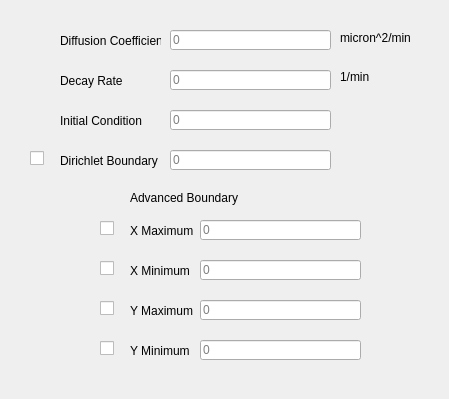
      <widget class="QWidget" name="scroll_area_widget_contents">
       <property name="geometry">
        <rect>
         <x>0</x>
         <y>0</y>
         <width>449</width>
         <height>399</height>
        </rect>
       </property>
       <widget class="QLabel" name="dirichletBoundaryLabel">
        <property name="geometry">
         <rect>
          <x>60</x>
          <y>150</y>
          <width>101</width>
          <height>21</height>
         </rect>
        </property>
        <property name="text">
         <string>Dirichlet Boundary</string>
        </property>
       </widget>
       <widget class="QLabel" name="initialConditionLabel">
        <property name="geometry">
         <rect>
          <x>60</x>
          <y>110</y>
          <width>101</width>
          <height>21</height>
         </rect>
        </property>
        <property name="text">
         <string>Initial Condition</string>
        </property>
       </widget>
       <widget class="QLabel" name="decayRateLabel">
        <property name="geometry">
         <rect>
          <x>60</x>
          <y>70</y>
          <width>101</width>
          <height>21</height>
         </rect>
        </property>
        <property name="text">
         <string>Decay Rate</string>
        </property>
       </widget>
       <widget class="QLabel" name="diffusionCoefficientLabel">
        <property name="geometry">
         <rect>
          <x>60</x>
          <y>30</y>
          <width>101</width>
          <height>21</height>
         </rect>
        </property>
        <property name="text">
         <string>Diffusion Coefficient</string>
        </property>
       </widget>
       <widget class="QCheckBox" name="dirichletBoundaryCheckBox">
        <property name="geometry">
         <rect>
          <x>30</x>
          <y>150</y>
          <width>16</width>
          <height>16</height>
         </rect>
        </property>
        <property name="text">
         <string/>
        </property>
        <property name="checked">
         <bool>false</bool>
        </property>
       </widget>
       <widget class="QLineEdit" name="diffusionCoefficient">
        <property name="geometry">
         <rect>
          <x>170</x>
          <y>30</y>
          <width>161</width>
          <height>20</height>
         </rect>
        </property>
        <property name="inputMethodHints">
         <set>Qt::ImhDigitsOnly</set>
        </property>
        <property name="placeholderText">
         <string>0</string>
        </property>
       </widget>
       <widget class="QLineEdit" name="decayRate">
        <property name="geometry">
         <rect>
          <x>170</x>
          <y>70</y>
          <width>161</width>
          <height>20</height>
         </rect>
        </property>
        <property name="placeholderText">
         <string>0</string>
        </property>
       </widget>
       <widget class="QLineEdit" name="initialCondition">
        <property name="geometry">
         <rect>
          <x>170</x>
          <y>110</y>
          <width>161</width>
          <height>20</height>
         </rect>
        </property>
        <property name="placeholderText">
         <string>0</string>
        </property>
       </widget>
       <widget class="QLineEdit" name="dirchletBoundary">
        <property name="enabled">
         <bool>true</bool>
        </property>
        <property name="geometry">
         <rect>
          <x>170</x>
          <y>150</y>
          <width>161</width>
          <height>20</height>
         </rect>
        </property>
        <property name="placeholderText">
         <string>0</string>
        </property>
       </widget>
       <widget class="QLabel" name="advancedBoundaryLabel">
        <property name="geometry">
         <rect>
          <x>130</x>
          <y>190</y>
          <width>111</width>
          <height>16</height>
         </rect>
        </property>
        <property name="text">
         <string>Advanced Boundary</string>
        </property>
       </widget>
       <widget class="QLabel" name="xMaximumLabel">
        <property name="geometry">
         <rect>
          <x>130</x>
          <y>220</y>
          <width>71</width>
          <height>21</height>
         </rect>
        </property>
        <property name="text">
         <string>X Maximum</string>
        </property>
       </widget>
       <widget class="QLabel" name="xMinimumLabel">
        <property name="geometry">
         <rect>
          <x>130</x>
          <y>260</y>
          <width>71</width>
          <height>21</height>
         </rect>
        </property>
        <property name="text">
         <string>X Minimum</string>
        </property>
       </widget>
       <widget class="QLabel" name="yMaximumLabel">
        <property name="geometry">
         <rect>
          <x>130</x>
          <y>300</y>
          <width>71</width>
          <height>21</height>
         </rect>
        </property>
        <property name="text">
         <string>Y Maximum</string>
        </property>
       </widget>
       <widget class="QLabel" name="yMinimumLabel">
        <property name="geometry">
         <rect>
          <x>130</x>
          <y>340</y>
          <width>71</width>
          <height>21</height>
         </rect>
        </property>
        <property name="text">
         <string>Y Minimum</string>
        </property>
       </widget>
       <widget class="QLineEdit" name="xMaximum">
        <property name="geometry">
         <rect>
          <x>200</x>
          <y>220</y>
          <width>161</width>
          <height>20</height>
         </rect>
        </property>
        <property name="placeholderText">
         <string>0</string>
        </property>
       </widget>
       <widget class="QLineEdit" name="xMinimum">
        <property name="geometry">
         <rect>
          <x>200</x>
          <y>260</y>
          <width>161</width>
          <height>20</height>
         </rect>
        </property>
        <property name="placeholderText">
         <string>0</string>
        </property>
       </widget>
       <widget class="QLineEdit" name="yMaximum">
        <property name="geometry">
         <rect>
          <x>200</x>
          <y>300</y>
          <width>161</width>
          <height>20</height>
         </rect>
        </property>
        <property name="placeholderText">
         <string>0</string>
        </property>
       </widget>
       <widget class="QLineEdit" name="yMinimum">
        <property name="geometry">
         <rect>
          <x>200</x>
          <y>340</y>
          <width>161</width>
          <height>20</height>
         </rect>
        </property>
        <property name="placeholderText">
         <string>0</string>
        </property>
       </widget>
       <widget class="QCheckBox" name="xMaximumCheckBox">
        <property name="geometry">
         <rect>
          <x>100</x>
          <y>220</y>
          <width>16</width>
          <height>16</height>
         </rect>
        </property>
        <property name="text">
         <string/>
        </property>
       </widget>
       <widget class="QCheckBox" name="xMinimumCheckBox">
        <property name="geometry">
         <rect>
          <x>100</x>
          <y>260</y>
          <width>16</width>
          <height>16</height>
         </rect>
        </property>
        <property name="text">
         <string/>
        </property>
       </widget>
       <widget class="QCheckBox" name="yMaximumCheckBox">
        <property name="geometry">
         <rect>
          <x>100</x>
          <y>300</y>
          <width>16</width>
          <height>16</height>
         </rect>
        </property>
        <property name="text">
         <string/>
        </property>
       </widget>
       <widget class="QCheckBox" name="yMinimumCheckBox">
        <property name="geometry">
         <rect>
          <x>100</x>
          <y>340</y>
          <width>16</width>
          <height>16</height>
         </rect>
        </property>
        <property name="text">
         <string/>
        </property>
       </widget>
       <widget class="QLabel" name="diffusionCoefficientUnits">
        <property name="geometry">
         <rect>
          <x>340</x>
          <y>30</y>
          <width>71</width>
          <height>16</height>
         </rect>
        </property>
        <property name="text">
         <string>micron^2/min</string>
        </property>
       </widget>
       <widget class="QLabel" name="decayRateUnits">
        <property name="geometry">
         <rect>
          <x>340</x>
          <y>70</y>
          <width>47</width>
          <height>13</height>
         </rect>
        </property>
        <property name="text">
         <string>1/min</string>
        </property>
       </widget>
      </widget>
